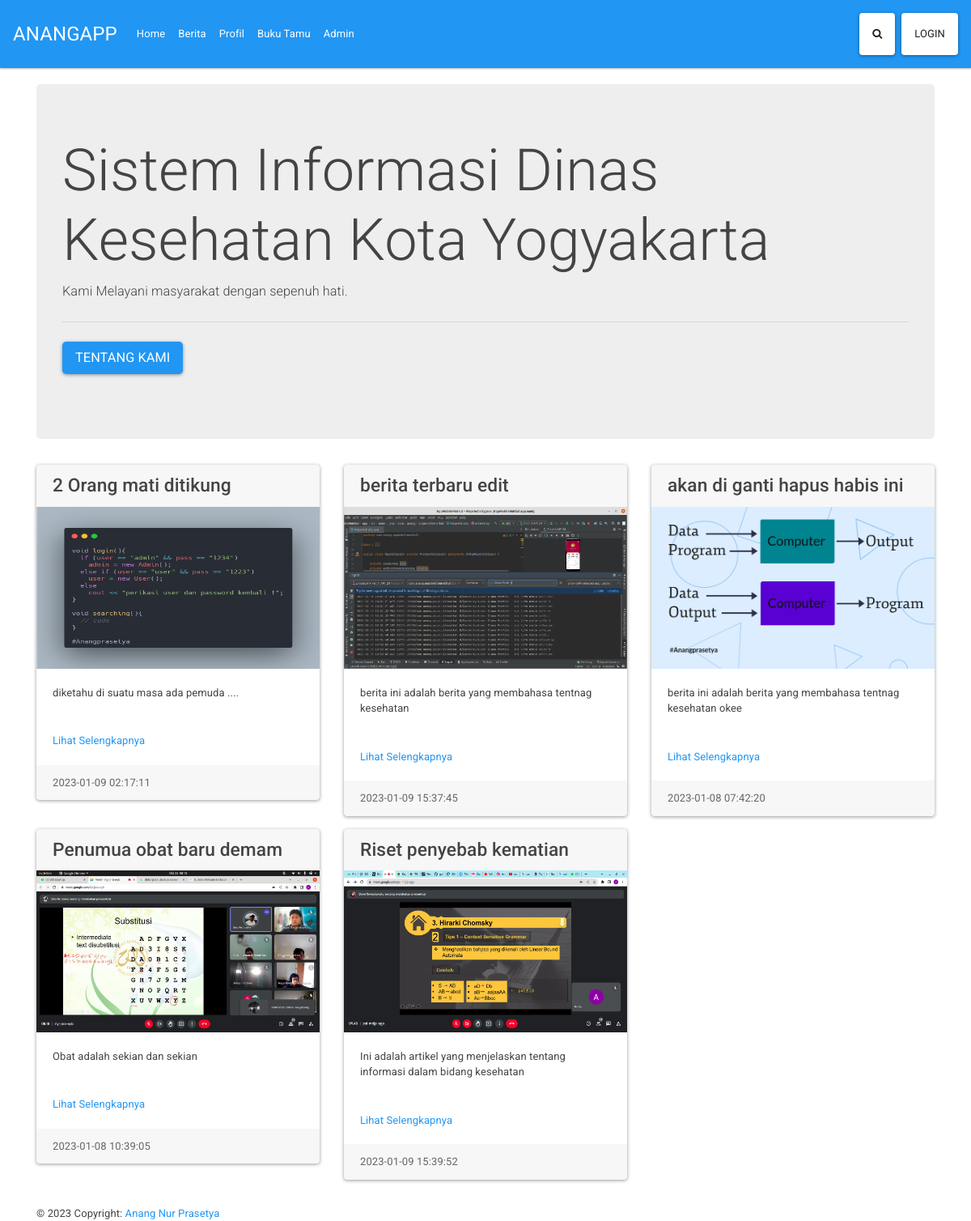
The page / on the database its author committed.
### tables this page shows
CREATE TABLE `berita` (
  `id_berita` int NOT NULL,
  `judul_berita` varchar(30) NOT NULL,
  `isi_berita` text NOT NULL,
  `gambar_berita` varchar(100) NOT NULL,
  `tanggal_berita` timestamp NOT NULL DEFAULT CURRENT_TIMESTAMP ON UPDATE CURRENT_TIMESTAMP,
  `slug_berita` varchar(400) NOT NULL
);

### StoragePWD/Controller_Praktikum.php (called while the page is built, shortened)
<?php
class Controller
{
    public function view($value, $data = [])
    {
        require_once '../ResourcesPWD/ViewsPWD/' . $value . '.php';
    }
}

### AppPWD/ControllersPWD/HomeController.php (called while the page is built, shortened)
<?php
class HomeController extends Controller
{
    private $beritaModel;
    public function __construct()
    {
        $this->beritaModel = $this->model('BeritaModel');
    }
    public function index()
    {
        $data["berita"] = $this->beritaModel->getAll();
        $this->view('partials/head');
        $this->view('index', $data);
        $this->view('partials/footer');
    }
}

### StoragePWD/App_Praktikum.php (called while the page is built, shortened)
<?php
class App
{
    protected $method = Method;
    protected $params = [];
    public function __construct()
    {
        $this->controller = new $this->controller;
        call_user_func_array([$this->controller, $this->method], $this->params);
    }
}

### public/index.php (called while the page is built, shortened)
<?php
$app = new App;

### AppPWD/ModelsPWD/BeritaModel.php (called while the page is built, shortened)
<?php
class BeritaModel
{
    private $table = 'berita';
    private $db;
    public function __construct()
    {
        $this->db = new Database;
    }
    public function getAll()
    {
        $query = "SELECT * FROM $this->table";
        $this->db->query($query);
        $x = $this->db->execute();
        if ($x->num_rows > 0) {
            return $x->fetch_all(MYSQLI_ASSOC);
        } else {
            return null;
        }
    }
}

### StoragePWD/Database_Praktikum.php (called while the page is built, shortened)
<?php
class Database
{
    private $host = DB_HOST;
    private $user = DB_USER;
    private $pass = DB_PASS;
    private $db_name = DB_NAME;
    private $dbh;
    private $stmt;
    public function __construct()
    {
        $this->dbh = new mysqli($this->host, $this->user, $this->pass, $this->db_name);
    }
    public function query($qr)
    {
        $this->stmt = $qr;
    }
    public function execute()
    {
        return $this->dbh->query($this->stmt);
    }
}

### ResourcesPWD/ViewsPWD/index.php (the view)
<div class="row">
    <div class="container">
        <div class="space">
            <div class="jumbotron">
                <h1 class="display-3">Sistem Informasi Dinas Kesehatan Kota Yogyakarta</h1>
                <p class="lead">Kami Melayani masyarakat dengan sepenuh hati.</p>
                <hr class="my-4">
                <p class="lead">
                    <a class="btn btn-primary btn-lg" href="<?= BASEURL . 'homecontroller/about'; ?>" role="button">Tentang Kami</a>
                </p>
            </div>
        </div>
    </div>
</div>
<div class="row">
    <div class="container">
        <div class="row">
            <?php foreach ($data["berita"] as $data) : ?>
                <div class="col-sm-4">
                    <div class="card mb-3">
                        <h3 class="card-header"><?php echo $data["judul_berita"]; ?></h3>
                        <img style="height: 200px; width: 100%; display: block;" src="<?php echo static_file . $data['gambar_berita']; ?>" alt="Card image">
                        <div class="card-body">
                            <p class="card-text"><?php echo $data["isi_berita"]; ?></p>
                        </div>
                        <div class="card-body">
                            <a href="<?php echo BASEURL . 'berita/detail/' . $data['slug_berita']; ?>" class="card-link">Lihat Selengkapnya</a>
                        </div>
                        <div class="card-footer text-muted">
                            <?php echo $data["tanggal_berita"]; ?>
                        </div>
                    </div>
                </div>
            <?php endforeach; ?>
        </div>
    </div>
</div>

### ResourcesPWD/ViewsPWD/partials/head.php (shortened to what this page needs)
<!DOCTYPE html>
<html>
<head>
    <link rel="stylesheet" href="https://cdnjs.cloudflare.com/ajax/libs/font-awesome/4.7.0/css/font-awesome.min.css">
    <link rel="stylesheet" type="text/css" href="<?= static_file; ?>css/bootstrap.min.css">
</head>
<body>
    <?php if (isset($_SESSION['username'])) { ?>
        <nav class="navbar navbar-expand-lg navbar-dark bg-dark">
        <?php } else { ?>
            <nav class="navbar navbar-expand-lg navbar-dark bg-primary">
            <?php } ?>
            <a class="navbar-brand" href="<?= BASEURL; ?>">ANANGAPP</a>
            <div class="collapse navbar-collapse" id="navbarColor01">
                <ul class="navbar-nav mr-auto">
                    <li class="nav-item active">
                        <a class="nav-link" href="<?= BASEURL; ?>">Home <span class="sr-only">(current)</span></a>
                    </li>
                    <li class="nav-item active">
                        <a class="nav-link" href="<?= BASEURL . 'berita'; ?>">Berita</a>
                    </li>
                    <li class="nav-item active">
                        <a class="nav-link" href="<?= BASEURL . 'homecontroller/about'; ?>">Profil</a>
                    </li>
                    <li class="nav-item active">
                        <a class="nav-link" href="<?= BASEURL . 'tamu'; ?>">Buku Tamu</a>
                    </li>
                    <li class="nav-item active">
                        <a class="nav-link" href="<?= BASEURL . 'admin'; ?>">Admin</a>
                    </li>
                </ul>
                <?php if (isset($_SESSION['username'])) { ?>
                    <p class="my-2 my-sm-0 text-white">Selamat datang, <?php echo $_SESSION['username']; ?></p>
                    <p class="my-2 my-sm-0 text-black"> ..... </p>
                    <button type="button" class="btn btn-secondary my-2 mx-2 my-sm-0" data-toggle="modal" data-target="#mySearch">
                        <span class=" fa fa-search" aria-hidden="true"></span>
                    </button>
                    <form action="<?= BASEURL . 'auth/proses_logout'; ?>" method="post">
                        <button type="submit" class="btn btn-secondary my-2 my-sm-0">
                            Logout
                        </button>
                    </form>
                <?php } else { ?>
                    <button type="button" class="btn btn-secondary my-2 mx-2 my-sm-0" data-toggle="modal" data-target="#mySearch">
                        <span class=" fa fa-search" aria-hidden="true"></span>
                    </button>
                    <button type="button" class="btn btn-secondary my-2 my-sm-0" data-toggle="modal" data-target="#myModal">Login</button>
                <?php } ?>
            </div>
            </nav>

### ResourcesPWD/ViewsPWD/partials/footer.php (shortened to what this page needs)
<footer>
    <div class="footer-copyright mt-3">
        <div class="container">
            © 2023 Copyright: <a href="https://github.com/Anangprasetya"> Anang Nur Prasetya </a>
        </div>
    </div>
</footer>
</body>
</html>

### rows shown on the page
berita: judul_berita "2 Orang mati ditikung", gambar_berita (picture), isi_berita "diketahu di suatu masa ada pemuda ....", tanggal_berita "2023-01-09 02:17:11"
berita: judul_berita "berita terbaru edit", gambar_berita (picture), isi_berita "berita ini adalah berita yang membahasa tentnag kesehatan", tanggal_berita "2023-01-09 15:37:45"
berita: judul_berita "akan di ganti hapus habis ini", gambar_berita (picture), isi_berita "berita ini adalah berita yang membahasa tentnag kesehatan okee", tanggal_berita "2023-01-08 07:42:20"
berita: judul_berita "Penumua obat baru demam", gambar_berita (picture), isi_berita "Obat adalah sekian dan sekian", tanggal_berita "2023-01-08 10:39:05"
berita: judul_berita "Riset penyebab kematian", gambar_berita (picture), isi_berita "Ini adalah artikel yang menjelaskan tentang informasi dalam bidang kesehatan", tanggal_berita "2023-01-09 15:39:52"
